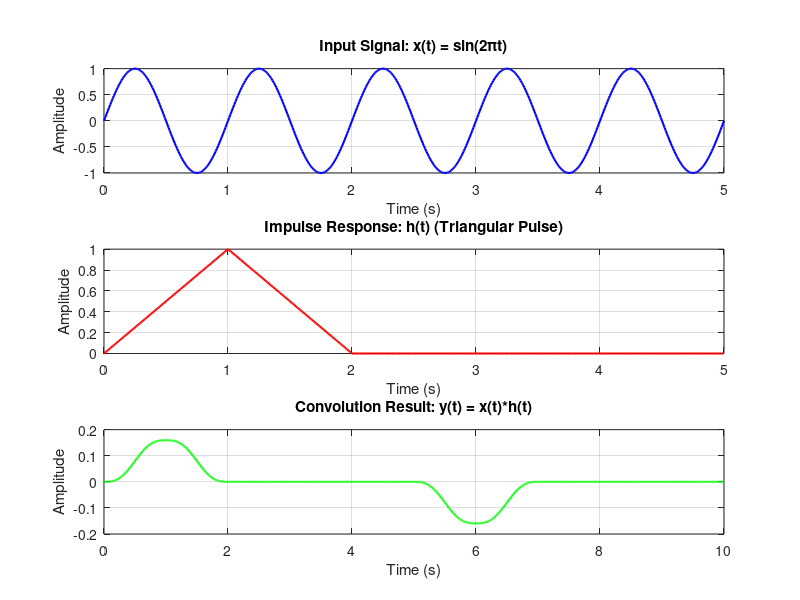

Write MATLAB code to recreate this figure.
% CONVOLUTION_DEMO
% Lab 4: Convolution of Sinusoidal Signal with Triangular Pulse

clc; clear; 

%% Parameters
step = 0.01;        % Time resolution (s)
t_total = 5;        % Total simulation time (s)
t_impulse = 2;      % Impulse response duration (s)

%% Signal Generation
t = 0:step:t_total;                     % Time vector
x = sin(2*pi*t);                        % Input signal (sine wave)

% Triangular impulse response
t1 = 0:step:t_impulse;                  % Active portion
t2 = (t_impulse+step):step:t_total;     % Zero portion
h1 = 1 - abs(t1 - 1);                   % Triangle function
h2 = zeros(size(t2));
h = [h1, h2];                           % Complete impulse response

%% Convolution Operation
y = conv(x, h) * step;                  % Numerical convolution
ty = 0:step:(length(y)-1)*step;         % Output time vector

%% Enhanced Visualization
figure('Name', 'Convolution Demo', 'Position', [100 100 1200 800]);

% Input Signal x(t)
subplot(3,1,1);
plot(t, x, 'b', 'LineWidth', 1.5);
title('Input Signal: x(t) = sin(2πt)');
xlabel('Time (s)'); ylabel('Amplitude');
xlim([0 t_total]); grid on;

% Impulse Response h(t)
subplot(3,1,2);
plot(t, h, 'r', 'LineWidth', 1.5);
title('Impulse Response: h(t) (Triangular Pulse)');
xlabel('Time (s)'); ylabel('Amplitude');
xlim([0 t_total]); grid on;

% Convolution Result y(t)
subplot(3,1,3);
plot(ty, y, 'g', 'LineWidth', 1.5);
title('Convolution Result: y(t) = x(t)*h(t)');
xlabel('Time (s)'); ylabel('Amplitude');
xlim([0 t_total*2]); grid on;